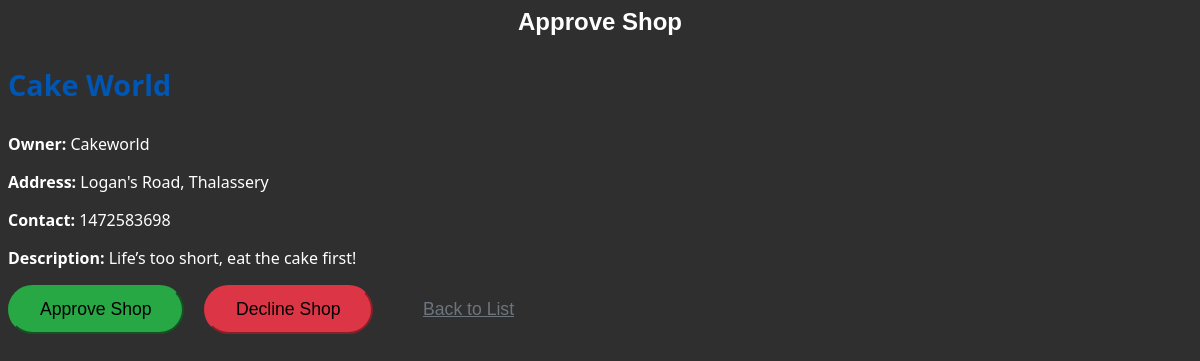
Screenshot of /adminpanel/approve-user/1/ (signed in) with the database file from the repository.
### shops/models.py (models this page shows, shortened)
class Shop(models.Model):
    user = models.OneToOneField(User, on_delete=models.CASCADE, related_name='shop_from_shops')  # Unique related_name
    shop_name = models.CharField(max_length=255)
    shop_address = models.TextField()
    shop_contact = models.CharField(max_length=20)
    shop_description = models.TextField(blank=True)
    shop_logo = models.ImageField(upload_to='shop_logos/', blank=True, null=True)
    created_at = models.DateTimeField(auto_now_add=True)
    approved = models.BooleanField(default=False)  # Admin approval required
    declined = models.BooleanField(default=False)  # Track declined status

### adminpanel/views.py (the view, shortened to what this page needs)
# urls.py: path('approve-user/<int:shop_id>/', views.user_approval, name='user_approval'),
@user_passes_test(lambda u: u.is_superuser)
def user_approval(request, shop_id):
    shop = get_object_or_404(Shop, id=shop_id)
    return render(request, 'adminpanel/user_approval.html', {'shop': shop})

### adminpanel/templates/adminpanel/user_approval.html (shortened to what this page needs)
{% block content %}
<h2 class="h2">Approve Shop</h2>
<div class="container my-5">
    <div class="card shadow-lg rounded-lg">
        <div class="card-body p-5">
            <h3 class="card-title text-primary">{{ shop.shop_name }}</h3>
            <p class="text-muted"><strong>Owner:</strong> {{ shop.user.username }}</p>
            <p class="text-muted"><strong>Address:</strong> {{ shop.shop_address }}</p>
            <p class="text-muted"><strong>Contact:</strong> {{ shop.shop_contact }}</p>
            <p class="text-muted"><strong>Description:</strong> {{ shop.shop_description }}</p>
        </div>
        <div class="card-footer text-center bg-light rounded-bottom">
            <form method="post">
                <button type="submit" name="action" value="approve" class="btn btn-success btn-lg px-4 py-2 fw-bold border-0 rounded-3 shadow-sm hover-custom">Approve Shop</button>
                <button type="submit" name="action" value="decline" class="btn btn-danger btn-lg px-4 py-2 fw-bold ms-3 rounded-3 shadow-sm hover-custom">
                    Decline Shop
                </button>
                <a href="{% url 'approve_users' %}" class="btn btn-outline-secondary btn-lg px-4 py-2 fw-bold ms-3 rounded-3 shadow-sm">Back to List</a>
            </form>
        </div>
    </div>
</div>
{% endblock %}

### rows the page displays
Shop: shop_name "Cake World", user.username "Cakeworld", shop_address "Logan's Road, Thalassery", shop_contact "1472583698", shop_description "Life’s too short, eat the cake first!"
